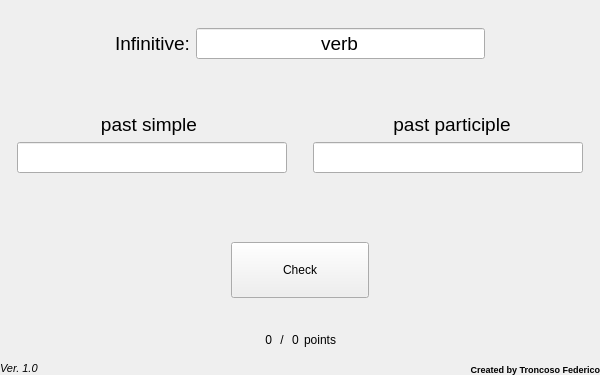
<?xml version="1.0" encoding="UTF-8"?>
<ui version="4.0">
 <class>MainWindow</class>
 <widget class="QMainWindow" name="MainWindow">
  <property name="geometry">
   <rect>
    <x>0</x>
    <y>0</y>
    <width>600</width>
    <height>375</height>
   </rect>
  </property>
  <property name="windowTitle">
   <string>Irregular verbs</string>
  </property>
  <property name="styleSheet">
   <string notr="true">#centralwidget{/*
image: url(:/Guia de ventana nueva.png);
}</string>
  </property>
  <widget class="QWidget" name="centralwidget">
   <layout class="QVBoxLayout" name="verticalLayout" stretch="2,5,5,6,4,4,5">
    <property name="leftMargin">
     <number>0</number>
    </property>
    <property name="topMargin">
     <number>0</number>
    </property>
    <property name="rightMargin">
     <number>0</number>
    </property>
    <property name="bottomMargin">
     <number>0</number>
    </property>
    <item>
     <spacer name="verticalSpacer">
      <property name="orientation">
       <enum>Qt::Vertical</enum>
      </property>
      <property name="sizeHint" stdset="0">
       <size>
        <width>27</width>
        <height>10</height>
       </size>
      </property>
     </spacer>
    </item>
    <item>
     <layout class="QHBoxLayout" name="horizontalLayout" stretch="2,5,5,2">
      <property name="spacing">
       <number>6</number>
      </property>
      <item>
       <spacer name="horizontalSpacer_13">
        <property name="orientation">
         <enum>Qt::Horizontal</enum>
        </property>
        <property name="sizeHint" stdset="0">
         <size>
          <width>40</width>
          <height>20</height>
         </size>
        </property>
       </spacer>
      </item>
      <item>
       <widget class="QLabel" name="label">
        <property name="sizePolicy">
         <sizepolicy hsizetype="Fixed" vsizetype="Preferred">
          <horstretch>0</horstretch>
          <verstretch>0</verstretch>
         </sizepolicy>
        </property>
        <property name="font">
         <font>
          <pointsize>14</pointsize>
         </font>
        </property>
        <property name="text">
         <string>Infinitive:</string>
        </property>
        <property name="alignment">
         <set>Qt::AlignRight|Qt::AlignTrailing|Qt::AlignVCenter</set>
        </property>
       </widget>
      </item>
      <item>
       <widget class="QLineEdit" name="inf_verb">
        <property name="enabled">
         <bool>true</bool>
        </property>
        <property name="sizePolicy">
         <sizepolicy hsizetype="Expanding" vsizetype="Fixed">
          <horstretch>0</horstretch>
          <verstretch>0</verstretch>
         </sizepolicy>
        </property>
        <property name="font">
         <font>
          <pointsize>14</pointsize>
         </font>
        </property>
        <property name="text">
         <string>verb</string>
        </property>
        <property name="alignment">
         <set>Qt::AlignCenter</set>
        </property>
        <property name="readOnly">
         <bool>true</bool>
        </property>
       </widget>
      </item>
      <item>
       <spacer name="horizontalSpacer_4">
        <property name="orientation">
         <enum>Qt::Horizontal</enum>
        </property>
        <property name="sizeHint" stdset="0">
         <size>
          <width>50</width>
          <height>20</height>
         </size>
        </property>
       </spacer>
      </item>
     </layout>
    </item>
    <item>
     <layout class="QHBoxLayout" name="horizontalLayout_2" stretch="2,2,4,2,2">
      <item>
       <spacer name="horizontalSpacer_3">
        <property name="orientation">
         <enum>Qt::Horizontal</enum>
        </property>
        <property name="sizeHint" stdset="0">
         <size>
          <width>40</width>
          <height>20</height>
         </size>
        </property>
       </spacer>
      </item>
      <item>
       <widget class="QLabel" name="label_2">
        <property name="font">
         <font>
          <pointsize>14</pointsize>
         </font>
        </property>
        <property name="text">
         <string>  past simple  </string>
        </property>
        <property name="alignment">
         <set>Qt::AlignBottom|Qt::AlignHCenter</set>
        </property>
       </widget>
      </item>
      <item>
       <spacer name="horizontalSpacer">
        <property name="orientation">
         <enum>Qt::Horizontal</enum>
        </property>
        <property name="sizeHint" stdset="0">
         <size>
          <width>29</width>
          <height>14</height>
         </size>
        </property>
       </spacer>
      </item>
      <item>
       <widget class="QLabel" name="label_4">
        <property name="font">
         <font>
          <pointsize>14</pointsize>
         </font>
        </property>
        <property name="text">
         <string>past participle</string>
        </property>
        <property name="alignment">
         <set>Qt::AlignBottom|Qt::AlignHCenter</set>
        </property>
       </widget>
      </item>
      <item>
       <spacer name="horizontalSpacer_7">
        <property name="orientation">
         <enum>Qt::Horizontal</enum>
        </property>
        <property name="sizeHint" stdset="0">
         <size>
          <width>40</width>
          <height>20</height>
         </size>
        </property>
       </spacer>
      </item>
     </layout>
    </item>
    <item>
     <layout class="QHBoxLayout" name="horizontalLayout_3" stretch="0,10,1,10,0">
      <property name="spacing">
       <number>0</number>
      </property>
      <property name="sizeConstraint">
       <enum>QLayout::SetDefaultConstraint</enum>
      </property>
      <item>
       <spacer name="horizontalSpacer_8">
        <property name="orientation">
         <enum>Qt::Horizontal</enum>
        </property>
        <property name="sizeHint" stdset="0">
         <size>
          <width>17</width>
          <height>20</height>
         </size>
        </property>
       </spacer>
      </item>
      <item>
       <widget class="QLineEdit" name="ps_verb">
        <property name="sizePolicy">
         <sizepolicy hsizetype="Ignored" vsizetype="Fixed">
          <horstretch>0</horstretch>
          <verstretch>0</verstretch>
         </sizepolicy>
        </property>
        <property name="font">
         <font>
          <pointsize>14</pointsize>
         </font>
        </property>
        <property name="alignment">
         <set>Qt::AlignCenter</set>
        </property>
        <property name="readOnly">
         <bool>false</bool>
        </property>
        <property name="placeholderText">
         <string/>
        </property>
       </widget>
      </item>
      <item>
       <spacer name="horizontalSpacer_2">
        <property name="orientation">
         <enum>Qt::Horizontal</enum>
        </property>
        <property name="sizeType">
         <enum>QSizePolicy::Ignored</enum>
        </property>
        <property name="sizeHint" stdset="0">
         <size>
          <width>10</width>
          <height>20</height>
         </size>
        </property>
       </spacer>
      </item>
      <item>
       <widget class="QLineEdit" name="pp_verb">
        <property name="sizePolicy">
         <sizepolicy hsizetype="Ignored" vsizetype="Fixed">
          <horstretch>0</horstretch>
          <verstretch>0</verstretch>
         </sizepolicy>
        </property>
        <property name="font">
         <font>
          <pointsize>14</pointsize>
         </font>
        </property>
        <property name="text">
         <string/>
        </property>
        <property name="alignment">
         <set>Qt::AlignCenter</set>
        </property>
       </widget>
      </item>
      <item>
       <spacer name="horizontalSpacer_9">
        <property name="orientation">
         <enum>Qt::Horizontal</enum>
        </property>
        <property name="sizeHint" stdset="0">
         <size>
          <width>17</width>
          <height>20</height>
         </size>
        </property>
       </spacer>
      </item>
     </layout>
    </item>
    <item>
     <layout class="QHBoxLayout" name="horizontalLayout_8" stretch="4,4,8,4,4">
      <item>
       <spacer name="horizontalSpacer_11">
        <property name="orientation">
         <enum>Qt::Horizontal</enum>
        </property>
        <property name="sizeHint" stdset="0">
         <size>
          <width>40</width>
          <height>20</height>
         </size>
        </property>
       </spacer>
      </item>
      <item>
       <widget class="QLabel" name="ps_correct">
        <property name="font">
         <font>
          <pointsize>9</pointsize>
         </font>
        </property>
        <property name="styleSheet">
         <string notr="true"/>
        </property>
        <property name="text">
         <string/>
        </property>
        <property name="alignment">
         <set>Qt::AlignCenter</set>
        </property>
       </widget>
      </item>
      <item>
       <spacer name="horizontalSpacer_12">
        <property name="orientation">
         <enum>Qt::Horizontal</enum>
        </property>
        <property name="sizeHint" stdset="0">
         <size>
          <width>40</width>
          <height>20</height>
         </size>
        </property>
       </spacer>
      </item>
      <item>
       <widget class="QLabel" name="pp_correct">
        <property name="text">
         <string/>
        </property>
        <property name="alignment">
         <set>Qt::AlignCenter</set>
        </property>
       </widget>
      </item>
      <item>
       <spacer name="horizontalSpacer_10">
        <property name="orientation">
         <enum>Qt::Horizontal</enum>
        </property>
        <property name="sizeHint" stdset="0">
         <size>
          <width>40</width>
          <height>20</height>
         </size>
        </property>
       </spacer>
      </item>
     </layout>
    </item>
    <item>
     <layout class="QHBoxLayout" name="horizontalLayout_7" stretch="5,3,5">
      <item>
       <spacer name="horizontalSpacer_5">
        <property name="orientation">
         <enum>Qt::Horizontal</enum>
        </property>
        <property name="sizeHint" stdset="0">
         <size>
          <width>40</width>
          <height>20</height>
         </size>
        </property>
       </spacer>
      </item>
      <item>
       <widget class="QPushButton" name="boton">
        <property name="sizePolicy">
         <sizepolicy hsizetype="Ignored" vsizetype="Ignored">
          <horstretch>0</horstretch>
          <verstretch>0</verstretch>
         </sizepolicy>
        </property>
        <property name="text">
         <string>Check</string>
        </property>
        <property name="autoDefault">
         <bool>true</bool>
        </property>
        <property name="default">
         <bool>false</bool>
        </property>
       </widget>
      </item>
      <item>
       <spacer name="horizontalSpacer_6">
        <property name="orientation">
         <enum>Qt::Horizontal</enum>
        </property>
        <property name="sizeHint" stdset="0">
         <size>
          <width>40</width>
          <height>20</height>
         </size>
        </property>
       </spacer>
      </item>
     </layout>
    </item>
    <item>
     <layout class="QHBoxLayout" name="horizontalLayout_4" stretch="5,5,5,5,5,5">
      <property name="spacing">
       <number>5</number>
      </property>
      <item>
       <widget class="QLabel" name="label_5">
        <property name="font">
         <font>
          <pointsize>8</pointsize>
          <italic>true</italic>
         </font>
        </property>
        <property name="text">
         <string>Ver. 1.0</string>
        </property>
        <property name="alignment">
         <set>Qt::AlignBottom|Qt::AlignLeading|Qt::AlignLeft</set>
        </property>
       </widget>
      </item>
      <item>
       <widget class="QLabel" name="puntos">
        <property name="sizePolicy">
         <sizepolicy hsizetype="Fixed" vsizetype="Preferred">
          <horstretch>0</horstretch>
          <verstretch>0</verstretch>
         </sizepolicy>
        </property>
        <property name="text">
         <string>0</string>
        </property>
        <property name="alignment">
         <set>Qt::AlignRight|Qt::AlignTrailing|Qt::AlignVCenter</set>
        </property>
       </widget>
      </item>
      <item>
       <widget class="QLabel" name="label_8">
        <property name="sizePolicy">
         <sizepolicy hsizetype="Fixed" vsizetype="Preferred">
          <horstretch>0</horstretch>
          <verstretch>0</verstretch>
         </sizepolicy>
        </property>
        <property name="text">
         <string> / </string>
        </property>
       </widget>
      </item>
      <item>
       <widget class="QLabel" name="puntos_totales">
        <property name="sizePolicy">
         <sizepolicy hsizetype="Fixed" vsizetype="Preferred">
          <horstretch>0</horstretch>
          <verstretch>0</verstretch>
         </sizepolicy>
        </property>
        <property name="text">
         <string>0</string>
        </property>
        <property name="alignment">
         <set>Qt::AlignLeading|Qt::AlignLeft|Qt::AlignVCenter</set>
        </property>
       </widget>
      </item>
      <item>
       <widget class="QLabel" name="label_9">
        <property name="sizePolicy">
         <sizepolicy hsizetype="Fixed" vsizetype="Preferred">
          <horstretch>0</horstretch>
          <verstretch>0</verstretch>
         </sizepolicy>
        </property>
        <property name="text">
         <string>points</string>
        </property>
       </widget>
      </item>
      <item>
       <widget class="QLabel" name="label_3">
        <property name="font">
         <font>
          <pointsize>7</pointsize>
          <bold>true</bold>
         </font>
        </property>
        <property name="text">
         <string>Created by Troncoso Federico</string>
        </property>
        <property name="alignment">
         <set>Qt::AlignBottom|Qt::AlignRight|Qt::AlignTrailing</set>
        </property>
       </widget>
      </item>
     </layout>
    </item>
   </layout>
  </widget>
 </widget>
 <resources/>
 <connections/>
</ui>
